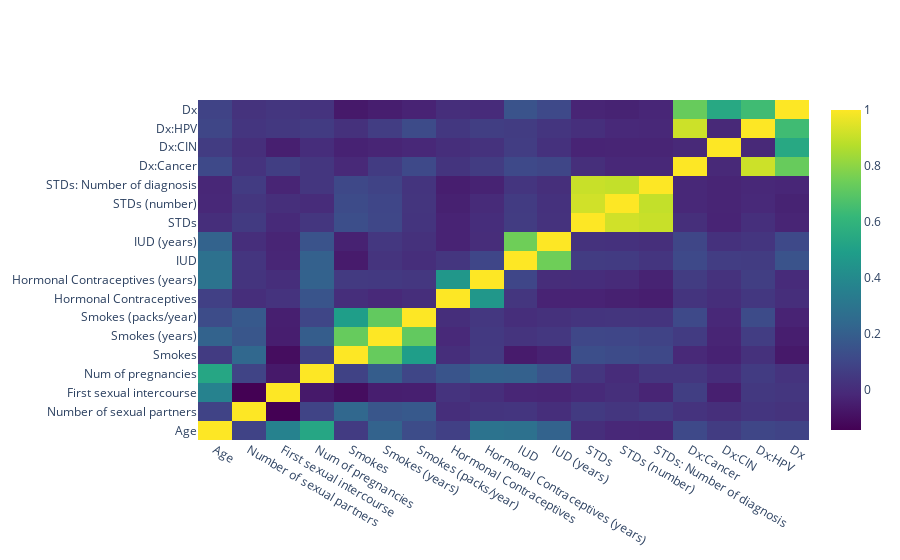

Notebook code for this chart:
### Code cell
corr = go.Heatmap(x=df_corr.columns,y=df_corr.columns,z=df_corr,type='heatmap',colorscale='Viridis')
data = [corr]
fig = go.Figure(data=data)
fig.show()

### Figure 1 — Plotly figure (JSON) as saved in the notebook; plotly's stock layout.template omitted (floating-point values rounded to 4 significant figures; data arrays with more than 128 entries replaced by an {"elided": "..."} marker saying what was removed)
{"data": [{"colorscale": [[0, "#440154"], [0.1111, "#482878"], [0.2222, "#3e4989"], [0.3333, "#31688e"], [0.4444, "#26828e"], [0.5556, "#1f9e89"], [0.6667, "#35b779"], [0.7778, "#6ece58"], [0.8889, "#b5de2b"], [1, "#fde725"]], "type": "heatmap", "x": ["Age", "Number of sexual partners", "First sexual intercourse", "Num of pregnancies", "Smokes", "Smokes (years)", "Smokes (packs/year)", "Hormonal Contraceptives", "Hormonal Contraceptives (years)", "IUD", "IUD (years)", "STDs", "STDs (number)", "STDs: Number of diagnosis", "Dx:Cancer", "Dx:CIN", "Dx:HPV", "Dx"], "y": ["Age", "Number of sexual partners", "First sexual intercourse", "Num of pregnancies", "Smokes", "Smokes (years)", "Smokes (packs/year)", "Hormonal Contraceptives", "Hormonal Contraceptives (years)", "IUD", "IUD (years)", "STDs", "STDs (number)", "STDs: Number of diagnosis", "Dx:Cancer", "Dx:CIN", "Dx:HPV", "Dx"], "z": {"elided": "18x18 float values"}}], "layout": {}}
